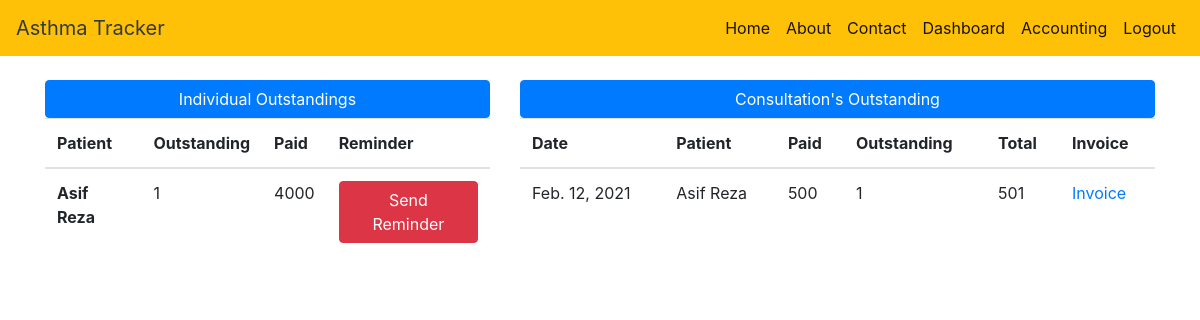
The app's page /hr_accounting/, older data.
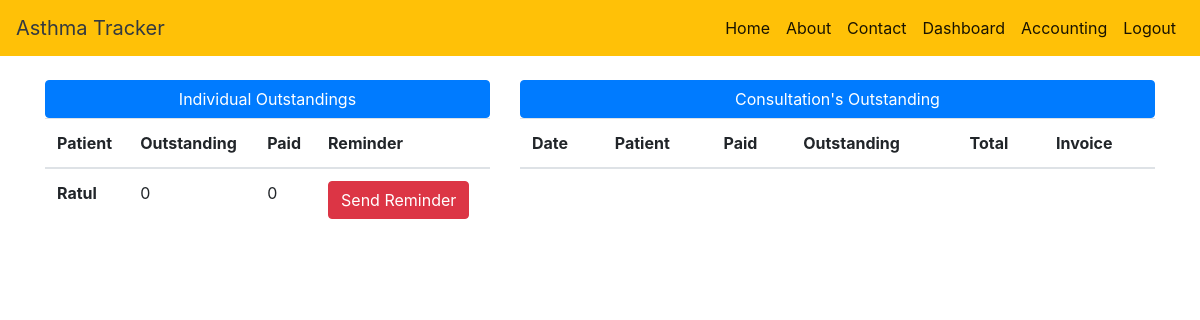
The same page, newer data.
### PATIENT/models.py (models this page shows)
class Invoice(models.Model):
    patient = models.OneToOneField(Patient, on_delete=models.CASCADE)
    outstanding = models.CharField(max_length=10)
    paid = models.CharField(max_length=10)

class Patient(models.Model):
    name = models.CharField(max_length=40)
    phone = models.CharField(max_length=12, default="", unique=True)
    email = models.CharField(max_length=50, unique=True)
    gender = models.CharField(max_length=30)
    address = models.CharField(max_length=200)
    age = models.IntegerField(max_length=12)
    weight = models.IntegerField(max_length=3)
    blood = models.CharField(max_length=10)
    medical = models.CharField(max_length=100)
    case = models.CharField(max_length=20)
    username = models.OneToOneField(User, on_delete=models.CASCADE)

### DOCTOR/models.py (models this page shows)
class Prescription(models.Model):
    prescription = models.CharField(max_length=200)
    symptoms = models.CharField(max_length=200)
    patient = models.ForeignKey(Patient, on_delete=models.CASCADE, unique=False)
    doctor = models.ForeignKey(Doctor, on_delete=models.CASCADE, unique=False)
    appointment = models.ForeignKey('COMMON_APP.Appointment', on_delete=models.CASCADE, unique=False)
    prescripted_date = models.DateField(auto_now=True)
    outstanding = models.IntegerField(default=0)
    paid = models.IntegerField(default=0)
    total = models.IntegerField(default=0)

### COMMON_APP/views.py (the view)
# urls.py: path('hr_accounting/', hr_accounting, name='hr_accounting'),
def hr_accounting(request):
    status = False
    if request.user:
        status = request.user
    individual = Invoice.objects.all()
    consulation = Prescription.objects.all()
    return render(request, 'hr_accounting.html',
                  {'individual': individual, 'consulation': consulation, 'user': 'H', 'status': status})

### templates/hr_accounting.html (shortened to what this page needs)
<!DOCTYPE html>
<html>
<head>
    <link rel="stylesheet" href="https://stackpath.bootstrapcdn.com/bootstrap/4.5.0/css/bootstrap.min.css">
</head>
<body>
{% include "nav.html" %}
<br>
<div class="container">
    <div class="row">
        <div class="col-sm-5">
            <button class="btn btn-primary" id="hello">Individual Outstandings</button>
            <table class="table">
                <thead>
                <tr>
                    <th scope="col">Patient</th>
                    <th scope="col">Outstanding</th>
                    <th scope="col">Paid</th>
                    <th scope="col">Reminder</th>
                </tr>
                </thead>
                <tbody>
                {% for data in individual %}
                <tr>
                    <th scope="row">{{ data.patient.name }}</th>
                    <td> {{ data.outstanding }}</td>
                    <td> {{ data.paid }}</td>
                    <td><a class="btn btn-danger" href="{% url 'send_reminder' id=data.id %}">Send Reminder</a></td>
                </tr>
                {% endfor %}
                </tbody>
            </table>
        </div>
        <div class="col-sm-7">
            <button class="btn btn-primary" id="hello">Consultation's Outstanding</button>
            <table class="table">
                <thead>
                <tr>
                    <th scope="col">Date</th>
                    <th scope="col">Patient</th>
                    <th scope="col">Paid</th>
                    <th scope="col">Outstanding</th>
                    <th scope="col">Total</th>
                    <th scope="col">Invoice</th>
                </tr>
                </thead>
                <tbody>
                {% for data in consulation %}
                <tr>
                    <td> {{ data.prescripted_date }}</td>
                    <td> {{ data.patient.name }}</td>
                    <td> {{ data.paid }}</td>
                    <td> {{ data.outstanding }}</td>
                    <td> {{ data.total}}</td>
                    <td><a href="{% url 'get_pdf' id=data.id %}">Invoice</a></td>
                </tr>
                {% endfor %}
                </tbody>
            </table>
        </div>
    </div>
</div>
</body>
</html>

Row changes from the older to the newer data that the page shows:
removed Prescription: prescripted_date "Feb. 12, 2021", patient.name "Asif Reza", paid "500", outstanding "1", total "501"
changed Invoice: patient.name "Asif Reza" → "Ratul"; outstanding "1" → "0"; paid "4000" → "0"
